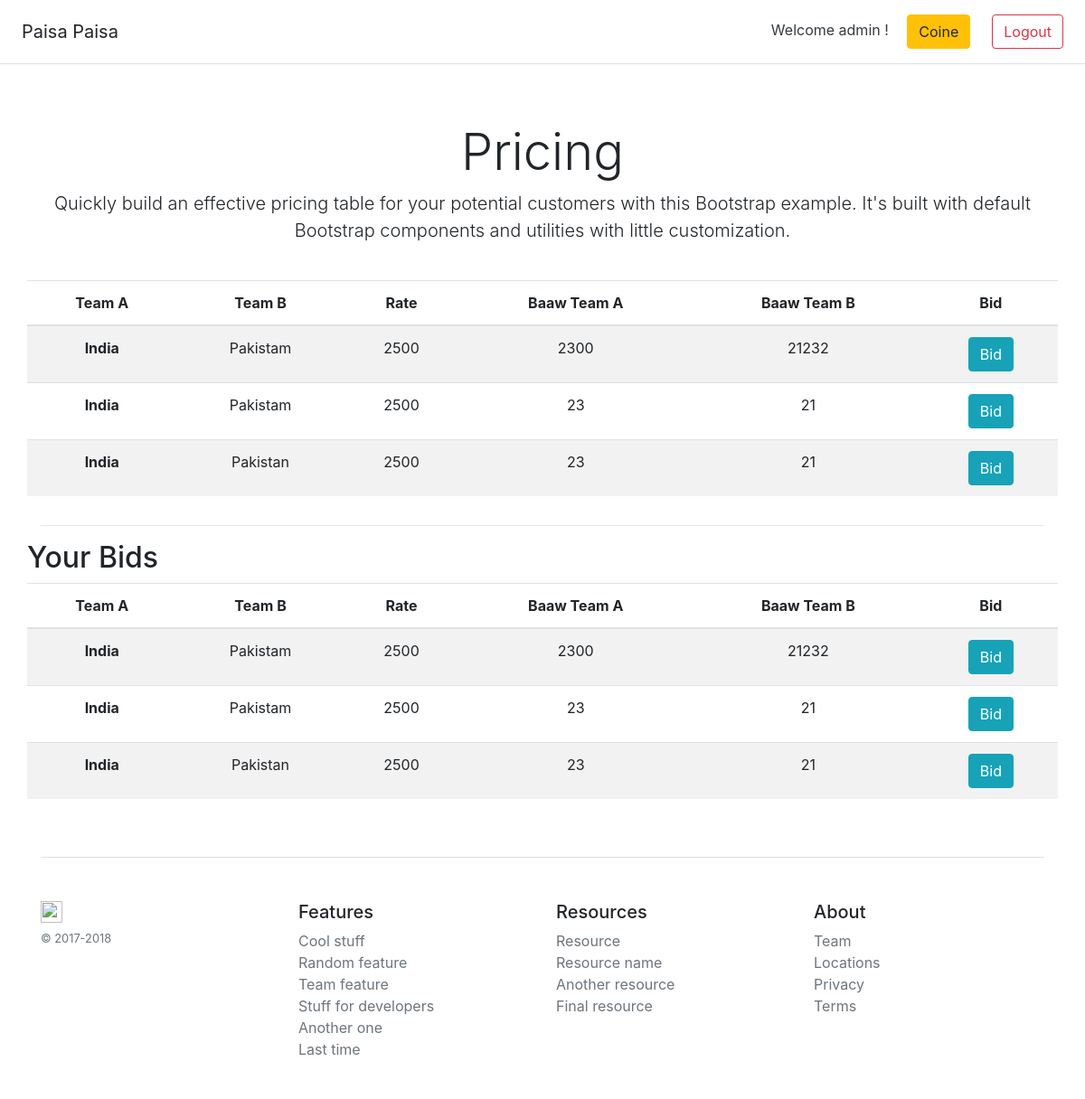
Screenshot of /home (signed in) with the database file from the repository.
### models.py (models this page shows, shortened)
class Bids(Base):
    __tablename__ = 'bids_data'
    id = Column(Integer, primary_key=True)
    bids_team1 = Column(String(80))
    bids_team2 = Column(String(80))
    rate = Column(String(80))
    baaw_team1 = Column(String(80))
    baaw_team2 = Column(String(80))

### app.py (the view)
@app.route("/home")
@is_logged_in
def home():
    flights = Bids.query.all()
    return render_template('index.html', flights=flights)

### app.py (called while the page is built)
def is_logged_in(f):
    @wraps(f)
    def wrap(*args, **kwargs):
        if 'logged_in' in session:
            return f(*args, **kwargs)
        else:
            flash('Unauthorized, Please login', 'danger')
            return redirect(url_for('index'))
    return wrap

@app.teardown_appcontext
def shutdown_session(exception=None):
    db_session.remove()

### templates/index.html
{% extends 'base.html' %}
{% block content %}
<div class="card-deck mb-3 text-center">
        <table class="table table-striped" id="flights">
                <thead>
                        <tr>
                            <th scope="col">Team A</th>
                            <th scope="col">Team B</th>
                            <th scope="col">Rate</th>
                            <th scope="col">Baaw Team A</th>
                            <th scope="col">Baaw Team B</th>
                            <th scope="col">Bid</th>
                        </tr>
                    </thead>
                    <tbody>
                    {% for flight in flights %}
                        <tr id={{ flight.id }}>
                            <th scope="row">{{ flight.bids_team1 }}</th>
                            <td> {{flight.bids_team2 }} </td>
                            <td> {{ flight.rate }} </td>
                            <td> {{ flight.baaw_team1 }} </td>
                            <td> {{ flight.baaw_team2 }} </td>
                            <td> <a href="place_bid/{{ flight.id }}"><button type="button" class="btn btn-info">Bid</button></a> </td>
                        </tr>
                    {% endfor %}
                    </tbody>
        </table>
    </div>
    <hr>
<div class="card-deck mb-3 text-center">
        <h2>Your Bids</h2>
        <table class="table table-striped" id="flights">
            <thead>
                    <tr>
                        <th scope="col">Team A</th>
                        <th scope="col">Team B</th>
                        <th scope="col">Rate</th>
                        <th scope="col">Baaw Team A</th>
                        <th scope="col">Baaw Team B</th>
                        <th scope="col">Bid</th>
                    </tr>
                </thead>
                <tbody>
                {% for flight in flights %}
                    <tr id={{ flight.id }}>
                        <th scope="row">{{ flight.bids_team1 }}</th>
                        <td> {{flight.bids_team2 }} </td>
                        <td> {{ flight.rate }} </td>
                        <td> {{ flight.baaw_team1 }} </td>
                        <td> {{ flight.baaw_team2 }} </td>
                        <td> <a href="bid/edit/{{ flight.id }}"><button type="button" class="btn btn-info">Bid</button></a> </td>
                    </tr>
                {% endfor %}
                </tbody>
    </table>
</div>
{% endblock %}

### rows the page displays
Bids: bids_team1 "India", bids_team2 "Pakistam", rate "2500", baaw_team1 "2300", baaw_team2 "21232"
Bids: bids_team1 "India", bids_team2 "Pakistam", rate "2500", baaw_team1 "23", baaw_team2 "21"
Bids: bids_team1 "India", bids_team2 "Pakistan", rate "2500", baaw_team1 "23", baaw_team2 "21"

### other values shown
{{ session.uname }} "admin"
